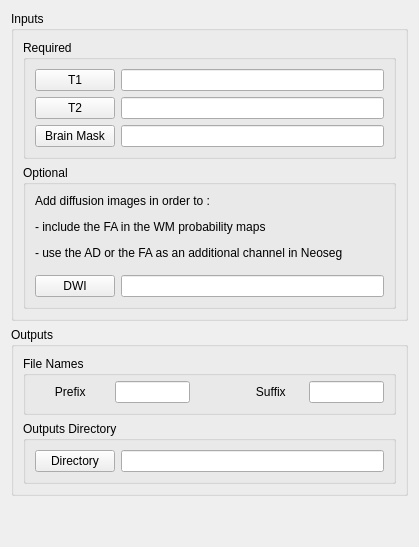
      <widget class="QWidget" name="data_tab">
       <attribute name="title">
        <string>Data</string>
       </attribute>
       <layout class="QVBoxLayout" name="verticalLayout_10">
        <item>
         <widget class="QGroupBox" name="inputs_groupBox">
          <property name="title">
           <string>Inputs</string>
          </property>
          <layout class="QGridLayout" name="gridLayout_25">
           <property name="topMargin">
            <number>9</number>
           </property>
           <property name="bottomMargin">
            <number>9</number>
           </property>
           <item row="0" column="0">
            <widget class="QGroupBox" name="groupBox_8">
             <property name="title">
              <string>Required</string>
             </property>
             <layout class="QGridLayout" name="gridLayout_18">
              <item row="0" column="0">
               <widget class="QPushButton" name="T1_button">
                <property name="text">
                 <string>T1</string>
                </property>
               </widget>
              </item>
              <item row="0" column="1">
               <widget class="QLineEdit" name="T1_lineEdit">
                <property name="text">
                 <string/>
                </property>
               </widget>
              </item>
              <item row="1" column="1">
               <widget class="QLineEdit" name="T2_lineEdit">
                <property name="text">
                 <string/>
                </property>
               </widget>
              </item>
              <item row="1" column="0">
               <widget class="QPushButton" name="T2_button">
                <property name="text">
                 <string>T2</string>
                </property>
               </widget>
              </item>
              <item row="2" column="0">
               <widget class="QPushButton" name="mask_button">
                <property name="text">
                 <string>Brain Mask</string>
                </property>
               </widget>
              </item>
              <item row="2" column="1">
               <widget class="QLineEdit" name="mask_lineEdit">
                <property name="text">
                 <string/>
                </property>
               </widget>
              </item>
             </layout>
            </widget>
           </item>
           <item row="1" column="0">
            <widget class="QGroupBox" name="groupBox_19">
             <property name="title">
              <string>Optional</string>
             </property>
             <layout class="QGridLayout" name="gridLayout_28">
              <item row="0" column="0">
               <widget class="QLabel" name="label_29">
                <property name="text">
                 <string>&lt;html&gt;&lt;head/&gt;&lt;body&gt;&lt;p&gt;Add diffusion images in order to : &lt;/p&gt;&lt;p&gt;- include the FA in the WM probability maps&lt;/p&gt;&lt;p&gt;- use the AD or the FA as an additional channel in Neoseg &lt;/p&gt;&lt;/body&gt;&lt;/html&gt;</string>
                </property>
               </widget>
              </item>
              <item row="1" column="0">
               <widget class="QWidget" name="widget_22" native="true">
                <layout class="QGridLayout" name="gridLayout_29">
                 <property name="leftMargin">
                  <number>0</number>
                 </property>
                 <property name="topMargin">
                  <number>9</number>
                 </property>
                 <property name="rightMargin">
                  <number>0</number>
                 </property>
                 <property name="bottomMargin">
                  <number>0</number>
                 </property>
                 <item row="0" column="1">
                  <widget class="QLineEdit" name="DWI_lineEdit">
                   <property name="text">
                    <string/>
                   </property>
                  </widget>
                 </item>
                 <item row="0" column="0">
                  <widget class="QPushButton" name="DWI_button">
                   <property name="text">
                    <string>DWI</string>
                   </property>
                  </widget>
                 </item>
                </layout>
               </widget>
              </item>
             </layout>
            </widget>
           </item>
          </layout>
         </widget>
        </item>
        <item>
         <widget class="QGroupBox" name="outputs_groupBox">
          <property name="title">
           <string>Outputs</string>
          </property>
          <layout class="QGridLayout" name="gridLayout_26">
           <item row="0" column="0">
            <widget class="QGroupBox" name="groupBox_20">
             <property name="title">
              <string>File Names</string>
             </property>
             <layout class="QGridLayout" name="gridLayout_17">
              <property name="topMargin">
               <number>5</number>
              </property>
              <item row="0" column="3">
               <widget class="QLabel" name="label_43">
                <property name="text">
                 <string>      Suffix     </string>
                </property>
               </widget>
              </item>
              <item row="0" column="1" alignment="Qt::AlignLeft">
               <widget class="QLineEdit" name="prefix_lineEdit">
                <property name="maximumSize">
                 <size>
                  <width>75</width>
                  <height>16777215</height>
                 </size>
                </property>
               </widget>
              </item>
              <item row="0" column="2">
               <spacer name="horizontalSpacer_21">
                <property name="orientation">
                 <enum>Qt::Horizontal</enum>
                </property>
                <property name="sizeHint" stdset="0">
                 <size>
                  <width>40</width>
                  <height>20</height>
                 </size>
                </property>
               </spacer>
              </item>
              <item row="0" column="0" alignment="Qt::AlignHCenter">
               <widget class="QLabel" name="label_38">
                <property name="text">
                 <string>      Prefix       </string>
                </property>
               </widget>
              </item>
              <item row="0" column="4" alignment="Qt::AlignLeft">
               <widget class="QLineEdit" name="suffix_lineEdit">
                <property name="maximumSize">
                 <size>
                  <width>75</width>
                  <height>16777215</height>
                 </size>
                </property>
               </widget>
              </item>
             </layout>
            </widget>
           </item>
           <item row="1" column="0">
            <widget class="QGroupBox" name="groupBox_26">
             <property name="title">
              <string>Outputs Directory</string>
             </property>
             <layout class="QHBoxLayout" name="horizontalLayout_9">
              <item>
               <widget class="QPushButton" name="output_button">
                <property name="text">
                 <string>Directory</string>
                </property>
               </widget>
              </item>
              <item>
               <widget class="QLineEdit" name="output_lineEdit">
                <property name="text">
                 <string/>
                </property>
               </widget>
              </item>
             </layout>
            </widget>
           </item>
          </layout>
         </widget>
        </item>
        <item>
         <spacer name="verticalSpacer_7">
          <property name="orientation">
           <enum>Qt::Vertical</enum>
          </property>
          <property name="sizeHint" stdset="0">
           <size>
            <width>20</width>
            <height>40</height>
           </size>
          </property>
         </spacer>
        </item>
       </layout>
      </widget>
